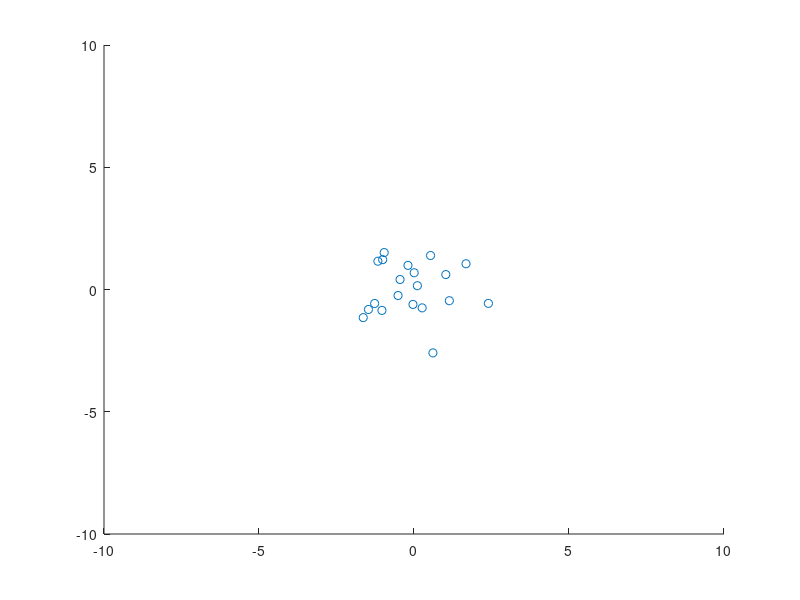

Reproduce this figure in MATLAB.
% 参数定义
N = 20;  % 智能体数量
R = 10;  % 视野半径
k = 1;   % 引力系数
a = 1;   % 斥力系数
d = 1;   % 编队距离
alpha = 1; % 李雅普诺夫控制系数

% 初始化智能体位置和速度
pos = rand(N,2)*20-10;   % 随机生成位置
vel = zeros(N,2);        % 初始速度为零

% 设置目标点
target = [0,0];

% 迭代计算
for t = 1:1000
    % 计算每个智能体周围的邻居
    neighbors = cell(N,1);
    for i = 1:N
        for j = 1:N
            if i ~= j && norm(pos(i,:)-pos(j,:)) < R
                neighbors{i} = [neighbors{i}, j];
            end
        end
    end
    
    % 计算每个智能体的速度
    for i = 1:N
        % 计算引力
        att = k*(target - pos(i,:));
        
        % 计算斥力
        rep = zeros(1,2);
        for j = neighbors{i}
            rep = rep + a*(pos(i,:) - pos(j,:))/norm(pos(i,:) - pos(j,:))^2;
        end
        
        % 计算集群控制项
        clus = zeros(1,2);
        for j = neighbors{i}
            clus = clus + (pos(j,:) - pos(i,:));
        end
        clus = (clus - d*(length(neighbors{i})-1)*(pos(i,:) - target))/length(neighbors{i});
        
        % 计算李雅普诺夫控制项
        error = pos(i,:) - (i-1)*d*target/N;
        lyp = -alpha*error;
        
        % 更新速度
        vel(i,:) = vel(i,:) + att + rep + clus + lyp;
        
        % 限制速度大小
        if norm(vel(i,:)) > 1
            vel(i,:) = vel(i,:)/norm(vel(i,:));
        end
    end
    
    % 更新位置
    pos = pos + vel;
    
    % 绘制智能体位置
    scatter(pos(:,1), pos(:,2));
    xlim([-10, 10]);
    ylim([-10, 10]);
    drawnow;
end
